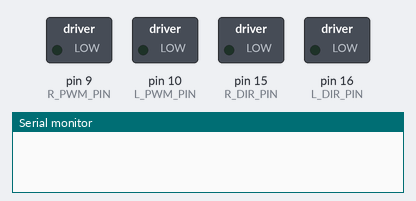
Recording of a sketch running on a simulated Arduino Uno, built with avr-gcc and run on an emulated ATmega328P. Parts: switched loads named in the sketch (green lamp = pin HIGH), the last lines printed to the serial monitor.

Above: at 0.1 s.
At 1.1 s:
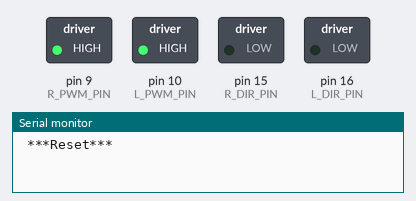
Timing chart, 0 to 2.6 s (numbered marks = the images above):
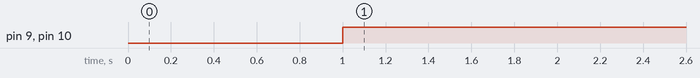

Measured:
- by itself, pin 9 (R_PWM_PIN), pin 10 (L_PWM_PIN): LOW → HIGH at 1.0 s

The sketch:

motors_manual_test.ino
```cpp
//  in order to drive your motor, you need to:
//
//  Set the DIR pin to determine the direction of motion.
//  Set the PWM pin to an appropriate voltage level to determine the speed of rotation.

//  Pin Out
//  Left Motor PWM maps to Arduino Digital pin 10
//  Left Motor DIR maps to Arduino Digital pin 16
//  Right Motor PWM maps to Arduino Digital pin 9
//  Right Motor DIR maps to Arduino Digital pin 15
// Pin definitions, to make the
// code easier to read.

#define L_PWM_PIN 10
#define L_DIR_PIN 16
#define R_PWM_PIN  9
#define R_DIR_PIN 15

// Setup, only runs once when powered on.
void setup() {

  // Set our motor driver pins as outputs.
  pinMode( L_PWM_PIN, OUTPUT );
  pinMode( L_DIR_PIN, OUTPUT );
  pinMode( R_PWM_PIN, OUTPUT );
  pinMode( R_DIR_PIN, OUTPUT );

  // Set initial direction for l and r
  // Which of these is foward, or backward?
  digitalWrite( L_DIR_PIN, LOW  );
  digitalWrite( R_DIR_PIN, LOW );

  // Start up the Serial for debugging.
  Serial.begin(9600);
  delay(1000);
  // Print reset so we can catch any reset error.
  Serial.println(" ***Reset*** ");

}


// put your main code here, to run repeatedly:
void loop() {

  // Send power PWM to pins, to motor drivers.
  analogWrite( L_PWM_PIN, 265 );
  analogWrite( R_PWM_PIN, 265 );

  // Brief pause
  delay(250);

}
```
